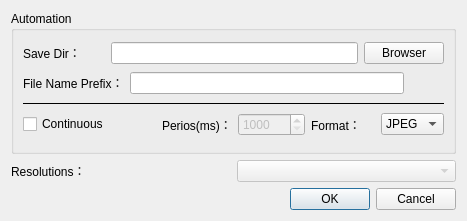
<?xml version="1.0" encoding="UTF-8"?>
<ui version="4.0">
 <class>SnapshotDialog</class>
 <widget class="QDialog" name="SnapshotDialog">
  <property name="geometry">
   <rect>
    <x>0</x>
    <y>0</y>
    <width>467</width>
    <height>221</height>
   </rect>
  </property>
  <property name="windowTitle">
   <string>Snapshot Settings</string>
  </property>
  <layout class="QVBoxLayout" name="verticalLayout_2">
   <item>
    <widget class="QGroupBox" name="groupBox">
     <property name="title">
      <string>Automation</string>
     </property>
     <layout class="QVBoxLayout" name="verticalLayout">
      <item>
       <layout class="QHBoxLayout" name="horizontalLayout_3" stretch="1,3,0">
        <property name="sizeConstraint">
         <enum>QLayout::SetDefaultConstraint</enum>
        </property>
        <item>
         <widget class="QLabel" name="label_19">
          <property name="sizePolicy">
           <sizepolicy hsizetype="Expanding" vsizetype="Preferred">
            <horstretch>0</horstretch>
            <verstretch>0</verstretch>
           </sizepolicy>
          </property>
          <property name="text">
           <string>Save Dir：</string>
          </property>
         </widget>
        </item>
        <item>
         <widget class="QLineEdit" name="edit_dir">
          <property name="readOnly">
           <bool>true</bool>
          </property>
         </widget>
        </item>
        <item>
         <widget class="QPushButton" name="pushButton_snap_path">
          <property name="text">
           <string>Browser</string>
          </property>
         </widget>
        </item>
       </layout>
      </item>
      <item>
       <layout class="QHBoxLayout" name="horizontalLayout_6" stretch="1,3,0">
        <item>
         <widget class="QLabel" name="label_23">
          <property name="sizePolicy">
           <sizepolicy hsizetype="Expanding" vsizetype="Preferred">
            <horstretch>0</horstretch>
            <verstretch>0</verstretch>
           </sizepolicy>
          </property>
          <property name="text">
           <string>File Name Prefix：</string>
          </property>
         </widget>
        </item>
        <item>
         <widget class="QLineEdit" name="lineEdit"/>
        </item>
        <item>
         <spacer name="horizontalSpacer">
          <property name="orientation">
           <enum>Qt::Horizontal</enum>
          </property>
          <property name="sizeHint" stdset="0">
           <size>
            <width>40</width>
            <height>20</height>
           </size>
          </property>
         </spacer>
        </item>
       </layout>
      </item>
      <item>
       <widget class="Line" name="line">
        <property name="frameShadow">
         <enum>QFrame::Plain</enum>
        </property>
        <property name="orientation">
         <enum>Qt::Horizontal</enum>
        </property>
       </widget>
      </item>
      <item>
       <layout class="QHBoxLayout" name="horizontalLayout_2">
        <item>
         <widget class="QCheckBox" name="checkBox_period">
          <property name="enabled">
           <bool>true</bool>
          </property>
          <property name="text">
           <string>Continuous</string>
          </property>
         </widget>
        </item>
        <item>
         <layout class="QHBoxLayout" name="horizontalLayout_5">
          <item>
           <widget class="QLabel" name="label_21">
            <property name="text">
             <string>Perios(ms)：</string>
            </property>
           </widget>
          </item>
          <item>
           <widget class="QSpinBox" name="spinBox_period">
            <property name="enabled">
             <bool>false</bool>
            </property>
            <property name="minimum">
             <number>1000</number>
            </property>
            <property name="maximum">
             <number>360000</number>
            </property>
           </widget>
          </item>
         </layout>
        </item>
        <item>
         <layout class="QHBoxLayout" name="horizontalLayout_4">
          <item>
           <widget class="QLabel" name="label_20">
            <property name="text">
             <string>Format：</string>
            </property>
           </widget>
          </item>
          <item>
           <widget class="QComboBox" name="comboBox_format">
            <item>
             <property name="text">
              <string>JPEG</string>
             </property>
            </item>
            <item>
             <property name="text">
              <string>PNG</string>
             </property>
            </item>
            <item>
             <property name="text">
              <string>BMP</string>
             </property>
            </item>
            <item>
             <property name="text">
              <string>RAW</string>
             </property>
            </item>
           </widget>
          </item>
         </layout>
        </item>
       </layout>
      </item>
     </layout>
    </widget>
   </item>
   <item>
    <layout class="QHBoxLayout" name="horizontalLayout">
     <item>
      <widget class="QLabel" name="label_22">
       <property name="text">
        <string>Resolutions：</string>
       </property>
      </widget>
     </item>
     <item>
      <widget class="QComboBox" name="comboBox_resolution">
       <property name="enabled">
        <bool>false</bool>
       </property>
      </widget>
     </item>
    </layout>
   </item>
   <item>
    <widget class="QDialogButtonBox" name="buttonBox">
     <property name="standardButtons">
      <set>QDialogButtonBox::Cancel|QDialogButtonBox::Ok</set>
     </property>
    </widget>
   </item>
  </layout>
 </widget>
 <resources/>
 <connections/>
</ui>
